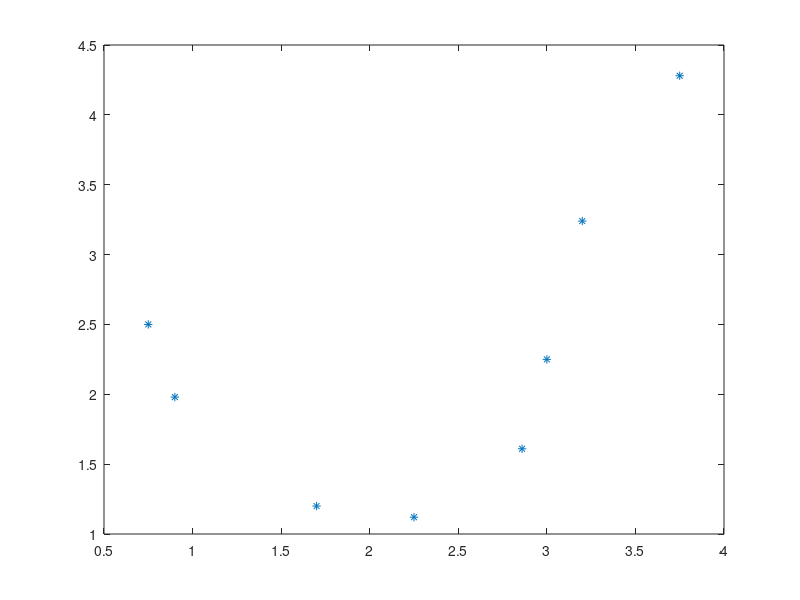

This chart was generated by the following MATLAB code:
%x=[0.75,0.98,1.50,2.25,2.66,3.00,3.40,3.75];
%y=[2.50,1.98,1.20,1.12,1.61,2.25,3.24,4.28];
%plot(x,y,'*')
x=[0.75,0.90,1.70,2.25,2.86,3.00,3.20,3.75];
y=[2.50,1.98,1.20,1.12,1.61,2.25,3.24,4.28];
plot(x,y,'*')